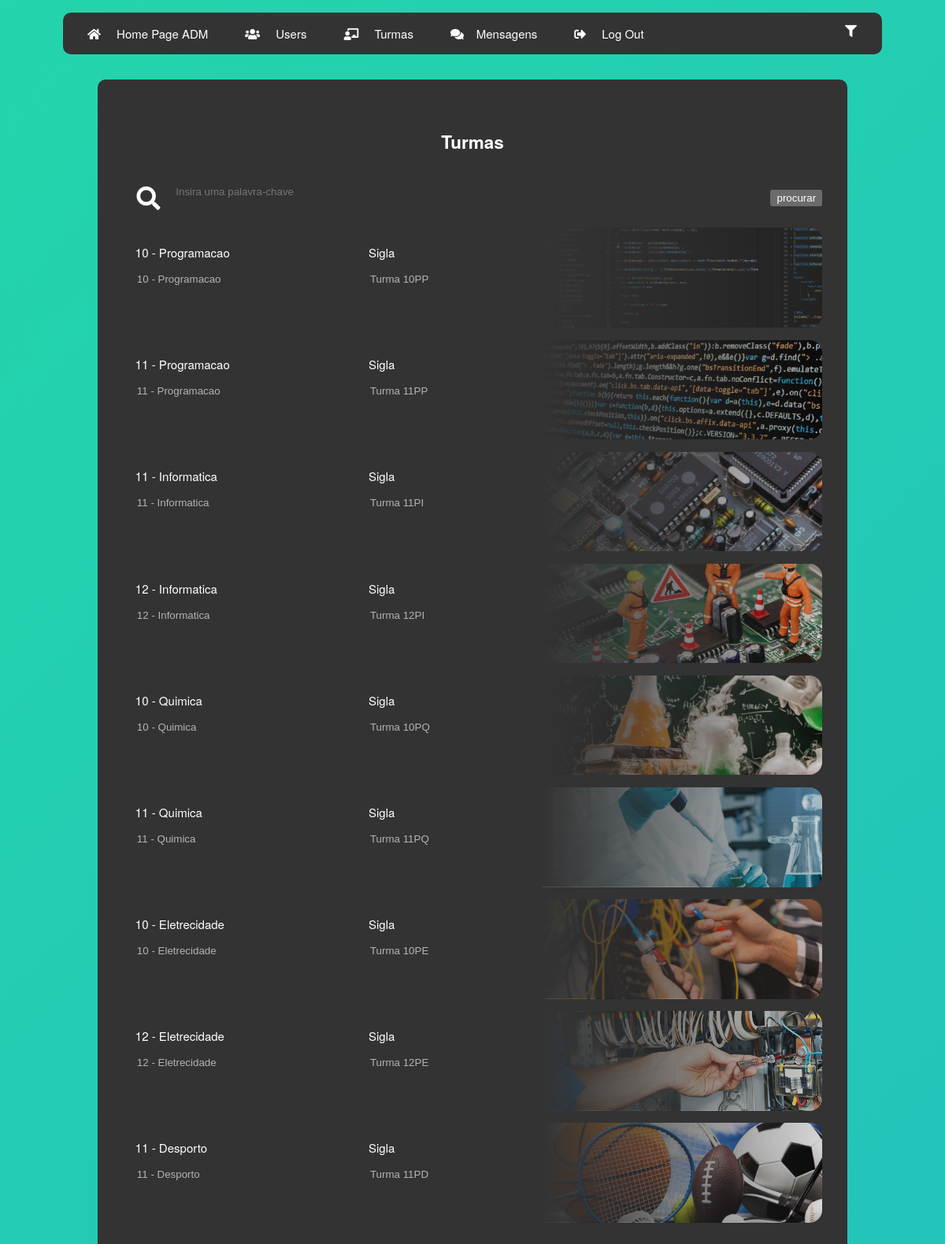
The app's page /ADMpages/verTurmas.php (signed in) with its own data.
### tables this page shows
CREATE TABLE `turma` (
  `id_Turma` int(11) NOT NULL,
  `nome_Turma` varchar(60) NOT NULL,
  `sigla_Turma` varchar(5) NOT NULL,
  `resumo` varchar(1000) NOT NULL,
  `ano_Turma` int(2) NOT NULL
);

### ADMpages/verTurmas.php (the view, shortened to what this page needs)
<?php
include_once("../connection.php");
$resultado = mysqli_query($mysqli, "SELECT * FROM turma ");
?>
<html>
<head>
	<link href="../style/adm.css" rel="stylesheet" type="text/css">
	<link href="../style/ADMgeneral.css" rel="stylesheet" type="text/css">
	<link href="../style/general.css" rel="stylesheet" type="text/css">
	<link href="../style/navbar.css" rel="stylesheet" type="text/css">
	<link rel="stylesheet" type="text/css" href="https://cdnjs.cloudflare.com/ajax/libs/sweetalert/1.1.3/sweetalert.min.css">
</head>
<body>
	<div class="login">
		<form action="#" method="POST" class="login-form">
		<div class="form-input-material">
		<center><h2>Turmas</h2></center>
		<div class='row'>
					<i class="fas fa-search fa-2x search" style="padding:2%;" ></i>
					<input type="text" name="id" style="caret-color:white" autofocus="on" class="Tinput" placeholder="Insira uma palavra-chave"/>
                	<input type="submit" name="procura" id="submit" value="procurar">
				</div>
		<?php
		$linha = mysqli_fetch_assoc($resultado);
		if(is_array($linha) && !empty($linha)){
			while($linha) {
				$pprt = $linha['sigla_Turma'];
				echo "<a href='../pages/turma.php?turma=$pprt'>";
				echo "<div style='background-image: linear-gradient(to right, #333333, transparent 100%),url(../images/".$linha['sigla_Turma'].".jpg);' class='row meh lol a".$linha['sigla_Turma']." '>";
				echo "<div class='row moh '>";
				echo "<div class='cow'>";
				echo "<label>".$linha['nome_Turma']."";
				echo "<input type='text' value='".$linha['nome_Turma']."' class='Tinput' disabled>";
				echo "</label>";
				echo "</div>";
				echo "</div>";
				echo "<div class='row moh'>";
				echo "<div class='cow'>";
				echo "<label>Sigla";
				echo "<input type='text' value='Turma ".$linha['sigla_Turma']."' class='Tinput' disabled>";
				echo "</label>";
				echo "</div>";
				echo "</div>";
				echo "<div class='row moh'>";
				echo "<div class='cow'>";
				echo "<label>";
				echo "<input type='text' class='Tinput' disabled>";
				echo "</label>";
				echo "</div>";
				echo "</div>";
				echo "</div>";
				echo "</a>";
                $linha = mysqli_fetch_assoc($resultado);
			}
		}else{
			echo "<center>";
			echo "<div class='row'>Nenhuma Turma</div>";
			echo "</center>";
		}
			?>
		</div>
		</form>
		</div>
</body>
</html>

### style/adm.css (style rules this page uses)
html { background-size: cover; color-scheme:dark; background-position: center; width:100%; height:100%; background: linear-gradient(-45deg, #f4ff2c, #e627c9, #19a5d8, #23cc1d); background-size: 400% 400%; animation: gradient 15s ease infinite; }
ul { list-style-type: none; margin: 0; padding: 0; }
li { display: inline; }

### style/ADMgeneral.css (style rules this page uses)
.login { display: flex; justify-content: center; align-items: center; }
.form-input-material { display: block; width: 100%; }
.login-form { box-sizing: border-box; display:block; padding: 2rem; color: var(--letra-input-on); background: var(--bg-div-col); border-radius: 10px; display: flex; }
.login-form .form-input-material { margin: 12px 0; }
.row { display: flex; flex: 1; padding: 0.3rem 0; flex-direction: row; align-items: center; justify-content: space-between; }
.moh { padding:1rem }
.meh { border-radius:1rem; }
label { display:block; width: 100%; }
.Tinput { background-color:transparent; border:none; border-bottom-color:var(--border-bottom-color); border-bottom-style:none; color: var(--letra-input-off); padding-top: 1rem; margin-bottom:2rem ; width: 100%; margin-right:2rem ; box-sizing: border-box; }
i { padding-left: 15px; }
a { color: inherit; text-decoration: none; }
.lol { background-image: linear-gradient(to right, #333333, transparent 100%),url('https://miro.medium.com/max/1200/1*mk1-6aYaf_Bes1E3Imhc0A.jpeg'); background-repeat: no-repeat; background-position: 120%; background-size: 50%; }

### style/general.css (style rules this page uses)
:root { --bag-col-html:linear-gradient(-45deg, #ee7752, #e73c7e, #23a6d5, #23d5ab); --bag-bw-html:rgb(228, 228, 228); --bg-col-div:#333333; --bg-bw-div:white; --ltr-col-off: rgb(184, 179, 179); --ltr-bw-off: rgb(73, 70, 70); --ltr-col-on: white; --ltr-bw-on: black; --brd-col:#eceffc; --brd-bw:black; --bg-col-html:var(--bag-col-html); --bg-div-col:var(--bg-col-div); --letra-input-off:var(--ltr-col-off); --letra-input-on:var(--ltr-col-on); --border-bottom-color:var(--brd-col) }
i { padding-right:1rem }
html { background-size: cover; color-scheme:dark; background-position: center; width:100%; height:100%; background: var(--bg-col-html); background-size: 800% 800%; animation: gradient 15s ease infinite; }
@media (max-width: 1300px) { body { font-size: 15px !important; } }
body { font-family: "Helvetica Neue", Helvetica, Arial, sans-serif; margin:1rem 5rem ; }
ul { list-style-type: none; margin: 0; padding: 0; }
li { display: inline; }
.search { position: relative; animation: example 5s infinite; }
a { text-decoration: none; }

### style/navbar.css (style rules this page uses)
.ULline { list-style-type: none; margin: 0; padding: 0; overflow: hidden; background-color: var(--bg-div-col); border-radius: 10px; margin-bottom: 2rem; }
.LIelement { float: left; border-bottom:none; }
.LIelementCANTO { float: right; }
.LIelement a, .LIelementCANTO a { display: block; color: var(--letra-input-on); text-align: center; padding: 16px; }

### records on screen
turma: sigla_Turma (picture), nome_Turma "10 - Programacao", sigla_Turma "Turma 10PP"
turma: sigla_Turma (picture), nome_Turma "11 - Programacao", sigla_Turma "Turma 11PP"
turma: sigla_Turma (picture), nome_Turma "11 - Informatica", sigla_Turma "Turma 11PI"
turma: sigla_Turma (picture), nome_Turma "12 - Informatica", sigla_Turma "Turma 12PI"
turma: sigla_Turma (picture), nome_Turma "10 - Quimica", sigla_Turma "Turma 10PQ"
turma: sigla_Turma (picture), nome_Turma "11 - Quimica", sigla_Turma "Turma 11PQ"
turma: sigla_Turma (picture), nome_Turma "10 - Eletrecidade", sigla_Turma "Turma 10PE"
turma: sigla_Turma (picture), nome_Turma "12 - Eletrecidade", sigla_Turma "Turma 12PE"
turma: sigla_Turma (picture), nome_Turma "11 - Desporto", sigla_Turma "Turma 11PD"
